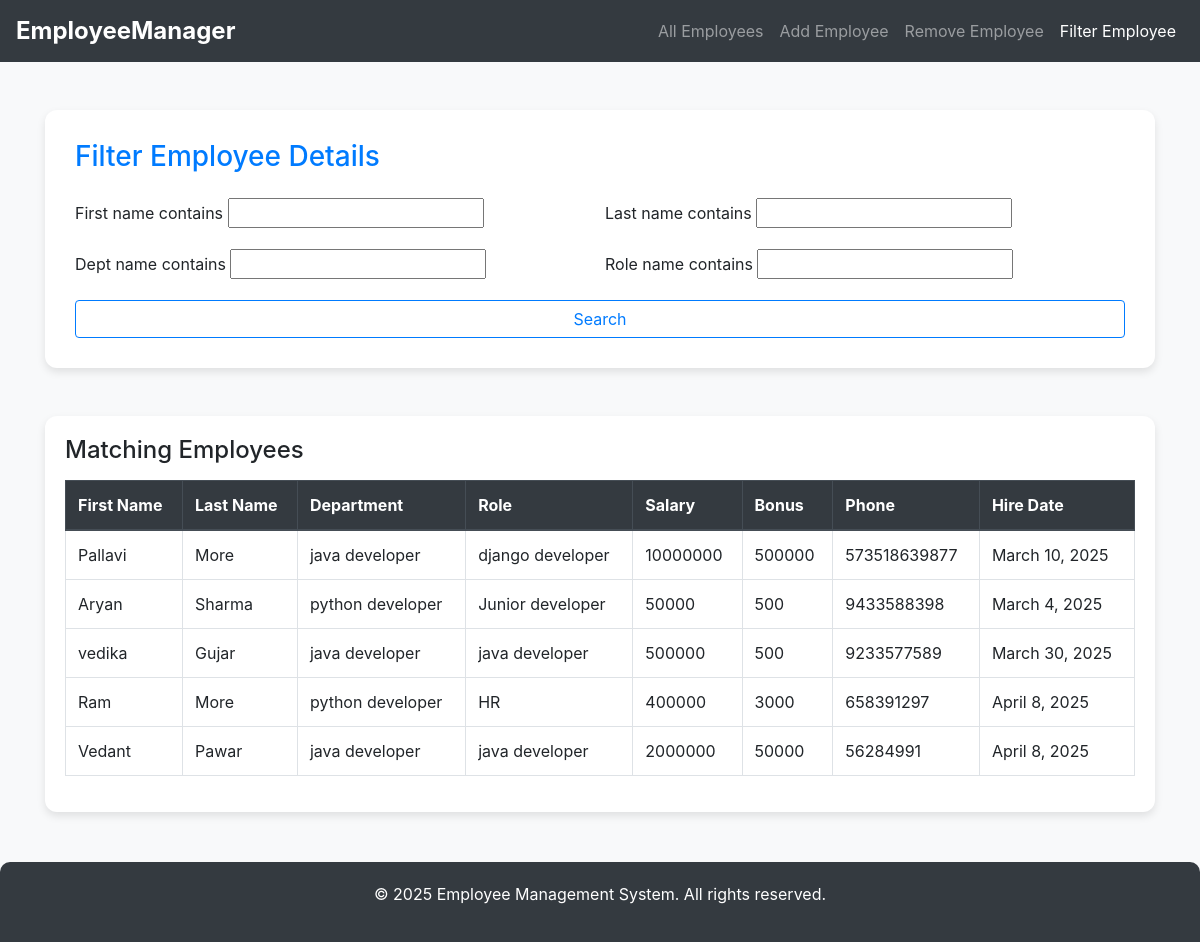
/filter_emp, run on an earlier commit of the app's database.
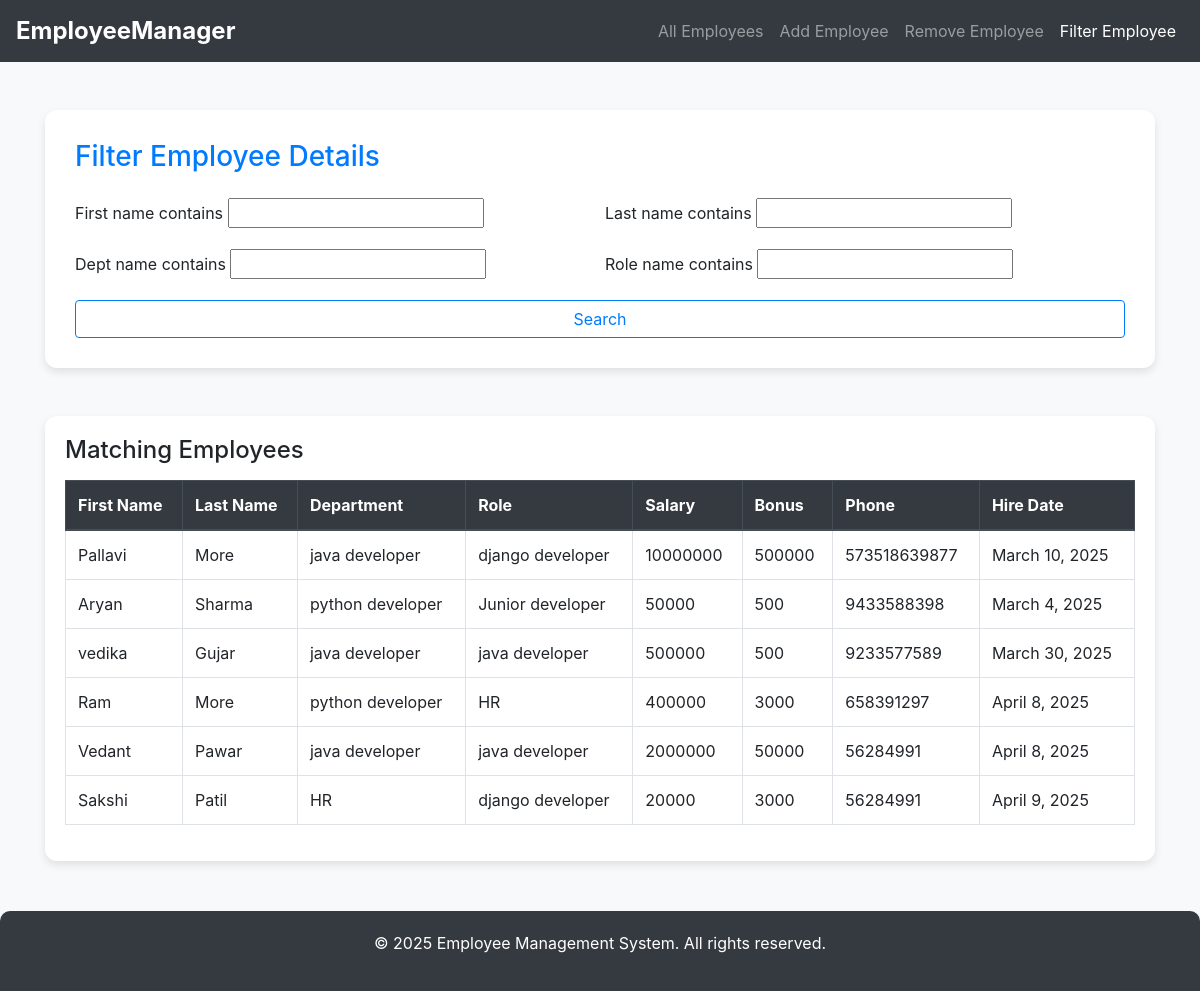
And on a later commit of the database.
### emp_app/models.py (models this page shows, shortened)
class Employee(models.Model):
    first_name = models.CharField(max_length=100, null=False)
    last_name = models.CharField(max_length=100)
    dept = models.ForeignKey(Department, on_delete=models.CASCADE)
    salary = models.IntegerField(default=0)
    bonus = models.IntegerField(default=0)
    role = models.ForeignKey(Role, on_delete=models.CASCADE)
    phone = models.IntegerField(default=0)
    hire_date = models.DateField()

class Department(models.Model):
    name = models.CharField(max_length=100, null=False)
    location = models.CharField(max_length=100)

class Role(models.Model):
    name = models.CharField(max_length=100, null=False)

### emp_app/views.py (the view)
# urls.py: path('filter_emp',views.filter_emp, name = 'filter_emp'),
def filter_emp(request):
    employee_list = Employee.objects.all()
    employee_filter = EmployeeFilter(request.GET, queryset=employee_list)
    return render(request, 'filter_emp.html', {'filter': employee_filter})

### emp_app/templates/filter_emp.html (shortened to what this page needs)
<!DOCTYPE html>
<html lang="en">
<head>
  <link rel="stylesheet" href="https://cdn.jsdelivr.net/npm/bootstrap@4.6.2/dist/css/bootstrap.min.css">
</head>
<body>
  <nav class="navbar navbar-expand-lg navbar-dark bg-dark">
    <a class="navbar-brand" href="#">EmployeeManager</a>
    <div class="collapse navbar-collapse" id="navbarNav">
      <ul class="navbar-nav ml-auto">
        <li class="nav-item"><a class="nav-link" href="{% url 'all_emp' %}">All Employees</a></li>
        <li class="nav-item"><a class="nav-link" href="{% url 'add_emp' %}">Add Employee</a></li>
        <li class="nav-item"><a class="nav-link" href="{% url 'remove_emp' %}">Remove Employee</a></li>
        <li class="nav-item active"><a class="nav-link" href="#">Filter Employee</a></li>
      </ul>
    </div>
  </nav>
  <div class="container mt-5">
    <div class="filter-form mb-5">
      <h3 class="text-primary mb-4">Filter Employee Details</h3>
      <form method="get">
        <div class="form-row">
          {% for field in filter.form %}
            <div class="form-group col-md-6">
              <label>{{ field.label }}</label>
              {{ field }}
            </div>
          {% endfor %}
        </div>
        <button type="submit" class="btn btn-outline-primary btn-block">Search</button>
      </form>
    </div>
    <div class="table-container">
      <h4 class="mb-3">Matching Employees</h4>
      <table class="table table-hover table-bordered">
        <thead class="thead-dark">
          <tr>
            <th>First Name</th>
            <th>Last Name</th>
            <th>Department</th>
            <th>Role</th>
            <th>Salary</th>
            <th>Bonus</th>
            <th>Phone</th>
            <th>Hire Date</th>
          </tr>
        </thead>
        <tbody>
          {% for employee in filter.qs %}
          <tr>
            <td>{{ employee.first_name }}</td>
            <td>{{ employee.last_name }}</td>
            <td>{{ employee.dept.name }}</td>
            <td>{{ employee.role.name }}</td>
            <td>{{ employee.salary }}</td>
            <td>{{ employee.bonus }}</td>
            <td>{{ employee.phone }}</td>
            <td>{{ employee.hire_date }}</td>
          </tr>
          {% empty %}
          <tr>
            <td colspan="8" class="text-center text-danger">No employees found.</td>
          </tr>
          {% endfor %}
        </tbody>
      </table>
    </div>
  </div>
  <footer>
    <p>&copy; 2025 Employee Management System. All rights reserved.</p>
  </footer>
</body>
</html>

What changed in the data, as far as the page shows it:
added Employee: first_name "Sakshi", last_name "Patil", dept.name "HR", role.name "django developer", salary "20000", bonus "3000", phone "56284991", hire_date "April 9, 2025"
